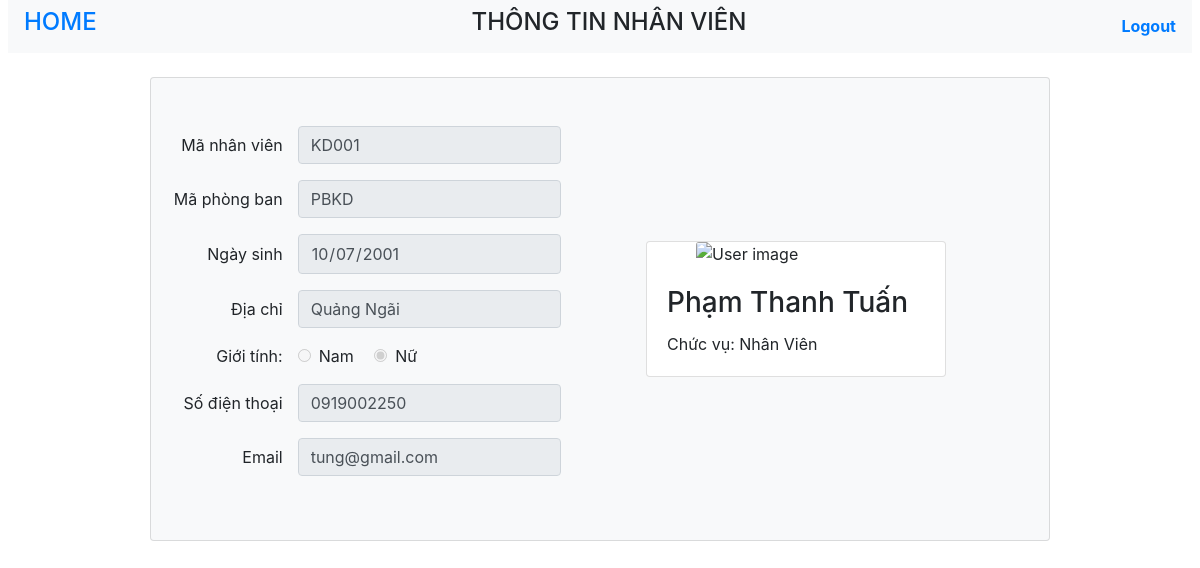
Screenshot of /manager/profileTP.php (signed in) with the database file from the repository.
### tables this page shows
CREATE TABLE `NhanVien` (
  `maNhanVien` varchar(10) NOT NULL,
  `hoTen` varchar(100) NOT NULL,
  `ngaySinh` date NOT NULL,
  `gioiTinh` tinyint(1) NOT NULL DEFAULT '1',
  `sdt` varchar(15) NOT NULL,
  `diaChi` varchar(200) NOT NULL,
  `email` varchar(100) NOT NULL,
  `maChucVu` varchar(10) NOT NULL,
  `maPhongBan` varchar(10) NOT NULL,
  `soNgayNghi` int(11) NOT NULL DEFAULT '12',
  `matKhau` varchar(100) NOT NULL,
  `doiMatKhau` tinyint(1) NOT NULL DEFAULT '0',
  `anhDaiDien` varchar(200) DEFAULT NULL
);

### connect_db.php (called while the page is built, shortened)
<?php
    function connect_db() {
        $host = 'mysql-server';
        $user = 'root';
        $pass = 'root';
        $db = 'company_management';
        $conn = new mysqli($host, $user, $pass, $db);
        $conn->set_charset("utf8");
        return $conn;
    }
?>

### manager/profileTP.php (the view, shortened to what this page needs)
<?php
    require_once('../connect_db.php');
    $chucVu = '';
    if(isset($_SESSION['maChucVu'])) {
        switch ($_SESSION['maChucVu']) {
            case 'NV':
                $chucVu = 'Nhân Viên';
                break;
        }
    }
?>
<!DOCTYPE html>
<html lang="en">
<head>
    <link
      rel="stylesheet"
      href="https://maxcdn.bootstrapcdn.com/bootstrap/4.0.0/css/bootstrap.min.css"
    />
</head>
<body>
    <div>
		<div class="navbar navbar-expand-lg navbar-light bg-light d-flex justify-content-between mr-2 ml-2">
			<div class="e__home-heading">
				<a href="index.php"><h4>HOME</h4></a>
			</div>
			<div class="">
				<div class="navbar-header">
					<h4>THÔNG TIN NHÂN VIÊN</h4>
				</div>
			</div>
			<div class="navbar-info nav d-flex">
				<a class="font-weight-bold" href="../logout.php">Logout</a>
			</div>
		</div>
    </div>
    <?php
    $maNhanVien = $_SESSION["maNhanVien"];
    $sql = "SELECT * FROM NhanVien WHERE maNhanVien = '$maNhanVien'";
    $result = connect_db()->query($sql);
    while ($row = $result->fetch_assoc()) {
        $birthDay = date('Y-m-d',strtotime($row['ngaySinh']));
        $maPhongBan = $row['maPhongBan'];
        $diaChi = $row['diaChi'];
        $gioiTinh = $row['gioiTinh'];
        $soDT = $row['sdt'];
        $email = $row['email'];
    }
    ?>
    <div class="w-75 mx-auto mt-4">
        <div class="bg-light card pr-5">
            <div class="row py-4">
                <div class="col-6 py-4 d-flex flex-column justify-content-between">
                    <div class="form-group row align-items-center">
                        <label class="control-label text-right col-sm-4 p-0 m-0" for="user-id">Mã nhân viên</label>
                        <div class="col-sm-8">
                            <input disabled id="user-id" value="<?= $_SESSION['maNhanVien'] ?>" type="text" class="form-control">
                        </div>
                    </div>
                    <div class="form-group row align-items-center">
                        <label class="control-label text-right col-sm-4 p-0 m-0" for="department-id">Mã phòng ban</label>
                        <div class="col-sm-8">
                            <input disabled id="department-id" value="<?= $maPhongBan ?>" type="text" class="form-control">
                        </div>
                    </div>
                    <div class="form-group row align-items-center">
                        <label class="control-label text-right col-sm-4 p-0 m-0" for="user-birthday">Ngày sinh</label>
                        <div class="col-sm-8">
                            <input disabled id="user-birthday" value="<?= $birthDay ?>" type="date" class="form-control">
                        </div>
                    </div>
                    <div class="form-group row align-items-center">
                        <label class="control-label text-right col-sm-4 p-0 m-0" for="user-address">Địa chỉ</label>
                        <div class="col-sm-8">
                            <input disabled id="user-address" value="<?= $diaChi ?>" type="text" class="form-control">
                        </div>
                    </div>
                    <div class="form-group row align-items-center">
                    <label class="control-label text-right col-sm-4 p-0 m-0" for="sex">Giới tính:</label>
                        <div class="col-sm-8 text-left">
                        <?php
                            if ($gioiTinh === 1) {
                                ?>
                                    <label class="radio-inline mb-0 mr-3"><input disabled id="male" class="mr-2" type="radio" name="sex" checked>Nam</label>
                                    <label class="radio-inline mb-0"><input disabled id="female" class="mr-2" type="radio" name="sex">Nữ</label>
                                <?php
                            } else {
                                ?>
                                    <label class="radio-inline mb-0 mr-3"><input disabled id="male" class="mr-2" type="radio" name="sex">Nam</label>
                                    <label class="radio-inline mb-0"><input disabled id="female" class="mr-2" type="radio" name="sex" checked>Nữ</label>
                                <?php
                                }
                            ?>
                        </div>
                    </div>
                    <div class="form-group row align-items-center">
                        <label class="control-label text-right col-sm-4 p-0 m-0" for="depart-id">Số điện thoại</label>
                        <div class="col-sm-8">
                            <input disabled id="depart-id" value="<?= $soDT ?>" type="number" class="form-control">
                        </div>
                    </div>
                    <div class="form-group row align-items-center">
                        <label class="control-label text-right col-sm-4 p-0 m-0" for="depart-id">Email</label>
                        <div class="col-sm-8">
                            <input disabled id="depart-id" value="<?= $email ?>" type="email" class="form-control">
                        </div>
                    </div>
                </div>
                <div class="col-6 d-flex flex-column justify-content-between">
                    <div class="card m-auto" style="width: 300px;">
                        <img class="card-img-top mx-auto" style="width: 200px;" src="https://static.vecteezy.com/system/resources/thumbnails/000/439/863/small/Basic_Ui__28186_29.jpg" alt="User image">
                        <div class="card-body">
                            <h3 class="card-title"><?= $_SESSION['hoTen'] ?></h3>
                            <p class="card-text">Chức vụ: <?= $chucVu ?></p>
                        </div>
                    </div>
                </div>
            </div>
        </div>
    </div>
</body>
</html>

### rows the page displays
nhanvien: maPhongBan "PBKD", ngaySinh "10/07/2001", diaChi "Quảng Ngãi", sdt "0919002250", email "tung@gmail.com"

### other values shown
$_SESSION['hoTen'] "Phạm Thanh Tuấn"
$chucVu "Nhân Viên"
